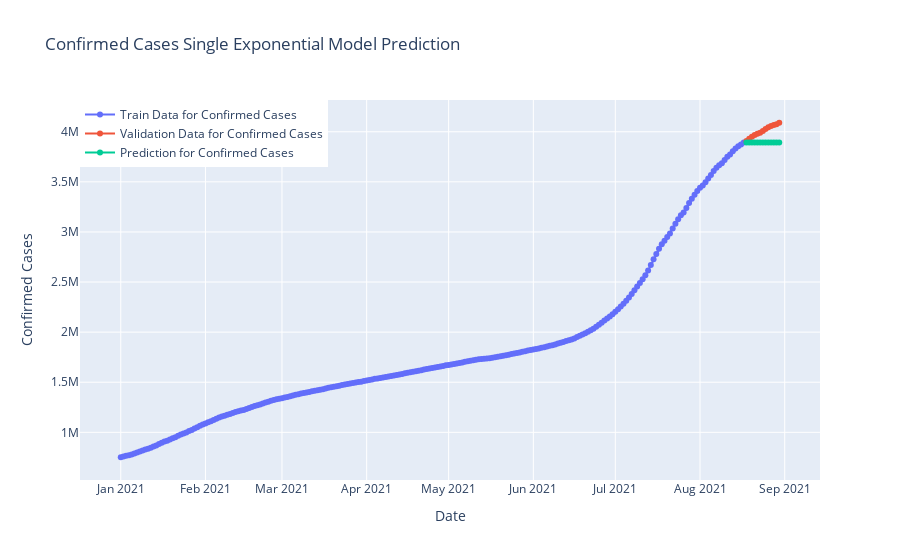

Here is the notebook cell this chart was saved with:
### Code cell
fig=go.Figure()
fig.add_trace(go.Scatter(x=model_train.index, y=model_train,
                    mode='lines+markers',name="Train Data for Confirmed Cases"))
fig.add_trace(go.Scatter(x=valid.index, y=valid.Cases,
                    mode='lines+markers',name="Validation Data for Confirmed Cases",))
fig.add_trace(go.Scatter(x=valid.index, y=y_pred["Single Exponential"],
                    mode='lines+markers',name="Prediction for Confirmed Cases",))
fig.update_layout(title="Confirmed Cases Single Exponential Model Prediction",
                 xaxis_title="Date",yaxis_title="Confirmed Cases",legend=dict(x=0,y=1,traceorder="normal"))
fig.show()

### Figure 1 — Plotly figure (JSON) as saved in the notebook; plotly's stock layout.template omitted (floating-point values rounded to 4 significant figures; data arrays with more than 128 entries replaced by an {"elided": "..."} marker saying what was removed)
{"data": [{"mode": "lines+markers", "name": "Train Data for Confirmed Cases", "type": "scatter", "x": {"elided": "229 str values"}, "y": {"elided": "229 int values"}}, {"mode": "lines+markers", "name": "Validation Data for Confirmed Cases", "type": "scatter", "x": ["2021-08-18T00:00:00+00:00", "2021-08-19T00:00:00+00:00", "2021-08-20T00:00:00+00:00", "2021-08-21T00:00:00+00:00", "2021-08-22T00:00:00+00:00", "2021-08-23T00:00:00+00:00", "2021-08-24T00:00:00+00:00", "2021-08-25T00:00:00+00:00", "2021-08-26T00:00:00+00:00", "2021-08-27T00:00:00+00:00", "2021-08-28T00:00:00+00:00", "2021-08-29T00:00:00+00:00", "2021-08-30T00:00:00+00:00"], "y": [3908247, 3930300, 3950304, 3967048, 3979456, 3989060, 4008166, 4026837, 4043736, 4056354, 4066404, 4073831, 4089801]}, {"mode": "lines+markers", "name": "Prediction for Confirmed Cases", "type": "scatter", "x": ["2021-08-18T00:00:00+00:00", "2021-08-19T00:00:00+00:00", "2021-08-20T00:00:00+00:00", "2021-08-21T00:00:00+00:00", "2021-08-22T00:00:00+00:00", "2021-08-23T00:00:00+00:00", "2021-08-24T00:00:00+00:00", "2021-08-25T00:00:00+00:00", "2021-08-26T00:00:00+00:00", "2021-08-27T00:00:00+00:00", "2021-08-28T00:00:00+00:00", "2021-08-29T00:00:00+00:00", "2021-08-30T00:00:00+00:00"], "y": [3892000.0, 3892000.0, 3892000.0, 3892000.0, 3892000.0, 3892000.0, 3892000.0, 3892000.0, 3892000.0, 3892000.0, 3892000.0, 3892000.0, 3892000.0]}], "layout": {"legend": {"traceorder": "normal", "x": 0, "y": 1}, "title": {"text": "Confirmed Cases Single Exponential Model Prediction"}, "xaxis": {"title": {"text": "Date"}}, "yaxis": {"title": {"text": "Confirmed Cases"}}}}
